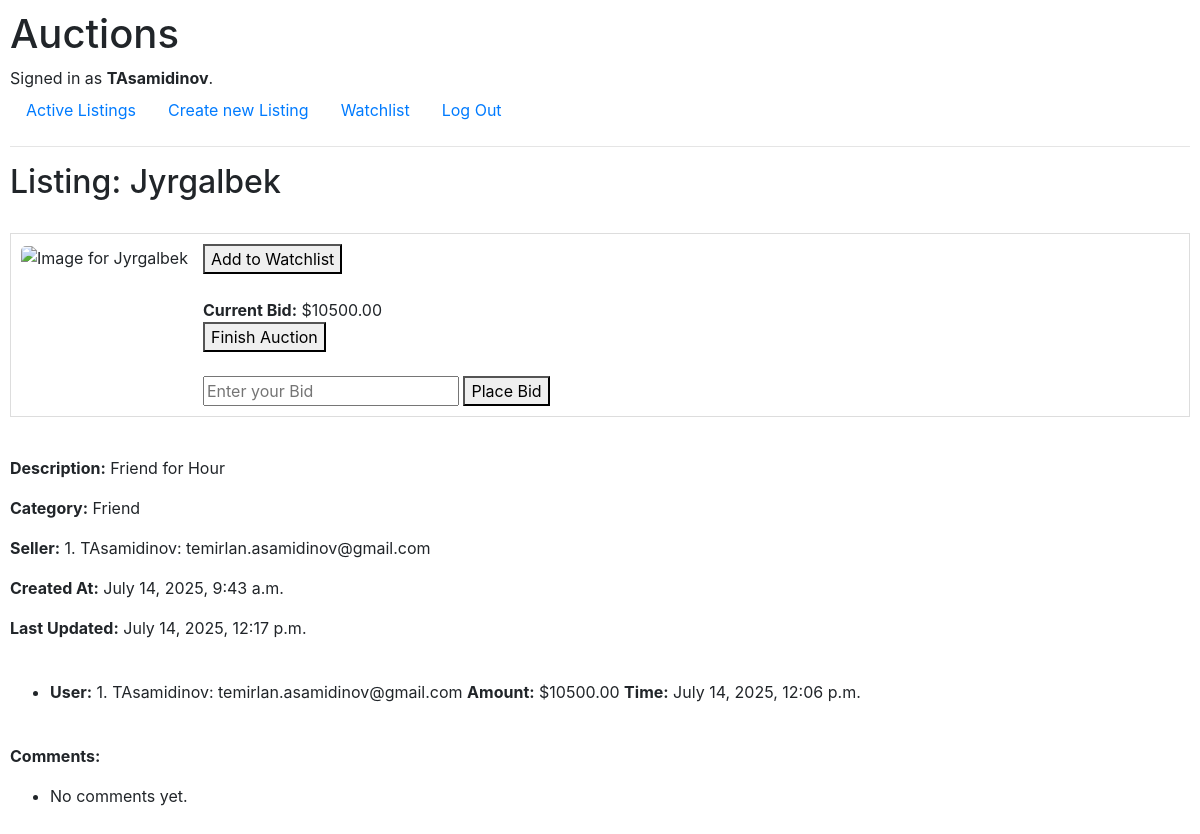
/7 (signed in), run on the app's committed database.
### auctions/models.py (models this page shows, shortened)
class User(AbstractUser):
    name = models.CharField(max_length=255, blank=True)
    surname = models.CharField(max_length=255, blank=True)
    email = models.EmailField(unique=True)
    phone_number = models.CharField(max_length=15, blank=True)
    address = models.TextField(blank=True)
    date_of_birth = models.DateField(null=True, blank=True)
    is_verified = models.BooleanField(default=False)
    watchlist = models.ManyToManyField('Listing', related_name='watchers', blank=True)
    def __str__(self):
        return f"{self.id}. {self.username}: {self.name} {self.surname} {self.email}"

class Listing(models.Model):
    title = models.CharField(max_length=255)
    description = models.TextField()
    price = models.DecimalField(max_digits=10, decimal_places=2)
    created_at = models.DateTimeField(auto_now_add=True)
    updated_at = models.DateTimeField(auto_now=True)
    owner = models.ForeignKey(User, on_delete=models.CASCADE)
    category = models.CharField(max_length=50, blank=True)
    image_url = models.URLField(blank=True, null=True)
    is_active = models.BooleanField(default=True)

class Bid(models.Model):
    listing = models.ForeignKey(Listing, related_name='bids', on_delete=models.CASCADE)
    user = models.ForeignKey(User, on_delete=models.CASCADE)
    amount = models.DecimalField(max_digits=10, decimal_places=2)
    created_at = models.DateTimeField(auto_now_add=True)

### auctions/views.py (the view)
# urls.py: path("<int:listing_id>", views.listing, name="listing"),
def listing(request, listing_id):
    try:
        listing = Listing.objects.get(id=listing_id)
    except Listing.DoesNotExist:
        return render(request, "auctions/error.html", {
            "message": "Listing not found."
        })
    comments = listing.comments.all()
    bids = listing.bids.all()
    return render(request, "auctions/listing.html", {
        "listing": listing,
        "comments": comments,
        "bids": bids
    })

### auctions/templates/auctions/listing.html (shortened to what this page needs)
{% extends "auctions/layout.html" %}
{% block body %}
    {% if listing %}
        <h2>Listing: {{ listing.title }}</h2>
        <br>
        <div class="listing-box">
            <div class="listing-image">
                <img src="{{ listing.image_url }}" alt="Image for {{ listing.title }}" style="max-width: 300px; border-radius: 5px;">
            </div>
            <div class="listing-info">
                <form action="{% url 'like' listing.id %}" method="post">
                    <button type="submit">
                        {% if user.is_authenticated and listing in user.watchlist.all %}
                            Remove from Watchlist
                        {% else %}
                            Add to Watchlist
                        {% endif %}
                    </button>
                </form>
                <br>
                <strong>Current Bid:</strong> ${{ listing.price }}
                <form action="{% url 'close_listing' listing.id %}" method="post">
                    <button type="submit">Finish Auction</button>
                </form>
                <br>
                <form action="{% url 'bid' listing.id %}" method="post">
                    <input type="number" name="amount" placeholder="Enter your Bid" required>
                    <button type="submit">Place Bid</button>
                </form>
            </div>
        </div>
        <br
        <div class="listing">
            <p><strong>Description:</strong> {{ listing.description }}</p>
            <p><strong>Category:</strong> {{ listing.category }}</p>
            <p><strong>Seller:</strong> {{ listing.owner }}</p>
            <p><strong>Created At:</strong> {{ listing.created_at }}</p>
            <p><strong>Last Updated:</strong> {{ listing.updated_at }}</p>
            <br>
            <ul>
                {% for bid in bids %}
                    <li>
                        <strong>User:</strong> {{ bid.user }}
                        <strong>Amount:</strong> ${{ bid.amount }}
                        <strong>Time:</strong> {{ bid.created_at }}
                    </li>
                {% empty %}
                    <li>No bids yet.</li>
                {% endfor %}
            </ul>
            <br>
            <p><strong>Comments:</strong></p>
            <ul>
                {% for comment in comments %}
                    <li>
                        <strong>{{ comment.user }}:</strong> {{ comment.content }}
                        <em>({{ comment.created_at }})</em>
                    </li>
                {% empty %}
                    <li>No comments yet.</li>
                {% endfor %}
            </ul>
    {% else %}
        <p>No active listings available.</p>
    {% endif %}
{% endblock %}

### auctions/templates/auctions/layout.html (shortened to what this page needs)
{% load static %}
<!DOCTYPE html>
<html lang="en">
    <head>
        <link rel="stylesheet" href="https://stackpath.bootstrapcdn.com/bootstrap/4.4.1/css/bootstrap.min.css">
        <link href="{% static 'auctions/styles.css' %}" rel="stylesheet">
    </head>
    <body>
        <h1>Auctions</h1>
        <div>
            {% if user.is_authenticated %}
                Signed in as <strong>{{ user.username }}</strong>.
            {% else %}
                Not signed in.
            {% endif %}
        </div>
        <ul class="nav">
            <li class="nav-item">
                <a class="nav-link" href="{% url 'index' %}">Active Listings</a>
            </li>
            <li class="nav-item">
                <a class="nav-link" href="{% url 'new_listing' %}">Create new Listing</a>
            </li>
            <li class="nav-item">
                <a class="nav-link" href="{% url 'watchlist' %}">Watchlist</a>
            </li>
            {% if user.is_authenticated %}
                <li class="nav-item">
                    <a class="nav-link" href="{% url 'logout' %}">Log Out</a>
                </li>
            {% endif %}
        </ul>
        <hr>
        {% block body %}
        {% endblock %}
    </body>
</html>

### auctions/static/auctions/styles.css (style rules this page uses)
body { padding: 10px; }
.listing-box { display: flex; border: 1px solid #ddd; padding: 10px; margin-bottom: 15px; }
.listing-image img { max-width: 150px; margin-right: 15px; }
.listing-info { flex-grow: 1; }

### data on the page
User: username "TAsamidinov"
Listing: title "Jyrgalbek", price "10500.00", description "Friend for Hour", category "Friend", owner "1. TAsamidinov: temirlan.asamidinov@gmail.com", created_at "July 14, 2025, 9:43 a.m.", updated_at "July 14, 2025, 12:17 p.m."
Bid: user "1. TAsamidinov: temirlan.asamidinov@gmail.com", amount "10500.00", created_at "July 14, 2025, 12:06 p.m."
